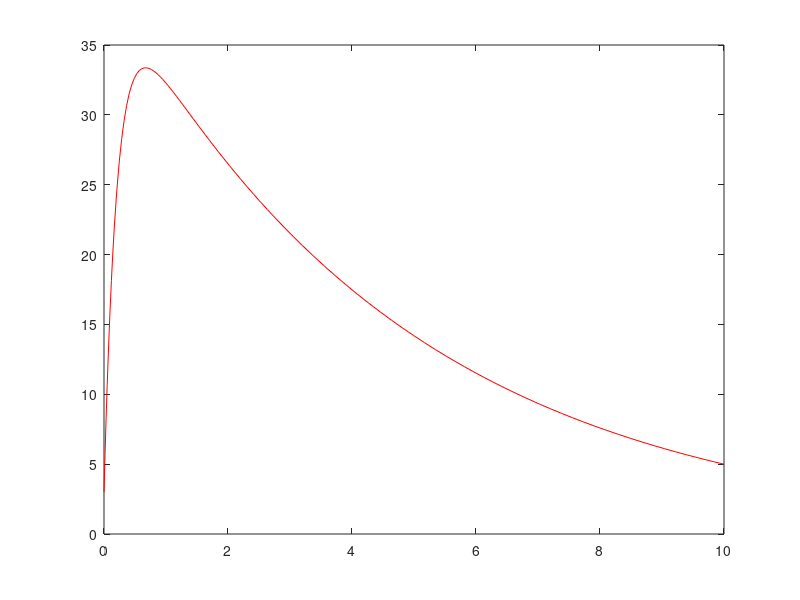

The MATLAB source for this figure: (Note: this script raises an error after producing the figure.)
% d^2y/dx^2 + 5dy/dt +y = exp(-x)    y(0)=3   y(10)=5
% Como y(10) no esta con ' ver columna izquierda
xspan=[0 10];
yp=@(x,y)[y(2);-5*y(2)-y(1)+exp(-x)];
y0=[3,169];
[x,y] = ode45 (yp, xspan, y0)
plot (x,y(:,1),'r'), hold on


syms x y
y=dsolve ('D2y+5*Dy+y=exp(-x)','y(0)=3', 'y(10)=5', 'x')
pretty(y)
ezplot(y, [0 10])